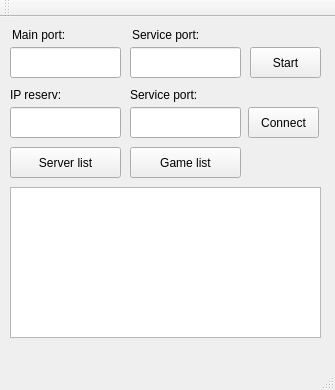
<?xml version="1.0" encoding="UTF-8"?>
<ui version="4.0">
 <class>Server</class>
 <widget class="QMainWindow" name="Server">
  <property name="geometry">
   <rect>
    <x>0</x>
    <y>0</y>
    <width>335</width>
    <height>390</height>
   </rect>
  </property>
  <property name="windowTitle">
   <string>Server</string>
  </property>
  <widget class="QWidget" name="centralWidget">
   <widget class="QLabel" name="label">
    <property name="geometry">
     <rect>
      <x>12</x>
      <y>10</y>
      <width>61</width>
      <height>16</height>
     </rect>
    </property>
    <property name="text">
     <string>Main port:</string>
    </property>
   </widget>
   <widget class="QLabel" name="label_2">
    <property name="geometry">
     <rect>
      <x>132</x>
      <y>10</y>
      <width>81</width>
      <height>16</height>
     </rect>
    </property>
    <property name="text">
     <string>Service port:</string>
    </property>
   </widget>
   <widget class="QPushButton" name="pushButton">
    <property name="geometry">
     <rect>
      <x>250</x>
      <y>30</y>
      <width>71</width>
      <height>31</height>
     </rect>
    </property>
    <property name="text">
     <string>Start</string>
    </property>
   </widget>
   <widget class="QTextEdit" name="textEdit_3">
    <property name="geometry">
     <rect>
      <x>10</x>
      <y>170</y>
      <width>311</width>
      <height>151</height>
     </rect>
    </property>
    <property name="readOnly">
     <bool>true</bool>
    </property>
   </widget>
   <widget class="QPushButton" name="pushButton_2">
    <property name="geometry">
     <rect>
      <x>10</x>
      <y>130</y>
      <width>111</width>
      <height>31</height>
     </rect>
    </property>
    <property name="text">
     <string>Server list</string>
    </property>
   </widget>
   <widget class="QPushButton" name="pushButton_3">
    <property name="geometry">
     <rect>
      <x>130</x>
      <y>130</y>
      <width>111</width>
      <height>31</height>
     </rect>
    </property>
    <property name="text">
     <string>Game list</string>
    </property>
   </widget>
   <widget class="QLabel" name="label_3">
    <property name="geometry">
     <rect>
      <x>130</x>
      <y>70</y>
      <width>81</width>
      <height>16</height>
     </rect>
    </property>
    <property name="text">
     <string>Service port:</string>
    </property>
   </widget>
   <widget class="QPushButton" name="pushButton_4">
    <property name="geometry">
     <rect>
      <x>248</x>
      <y>90</y>
      <width>71</width>
      <height>31</height>
     </rect>
    </property>
    <property name="text">
     <string>Connect</string>
    </property>
   </widget>
   <widget class="QLabel" name="label_4">
    <property name="geometry">
     <rect>
      <x>10</x>
      <y>70</y>
      <width>61</width>
      <height>16</height>
     </rect>
    </property>
    <property name="text">
     <string>IP reserv:</string>
    </property>
   </widget>
   <widget class="QLineEdit" name="lineEdit">
    <property name="geometry">
     <rect>
      <x>10</x>
      <y>30</y>
      <width>111</width>
      <height>31</height>
     </rect>
    </property>
   </widget>
   <widget class="QLineEdit" name="lineEdit_2">
    <property name="geometry">
     <rect>
      <x>130</x>
      <y>30</y>
      <width>111</width>
      <height>31</height>
     </rect>
    </property>
   </widget>
   <widget class="QLineEdit" name="lineEdit_5">
    <property name="geometry">
     <rect>
      <x>10</x>
      <y>90</y>
      <width>111</width>
      <height>31</height>
     </rect>
    </property>
   </widget>
   <widget class="QLineEdit" name="lineEdit_4">
    <property name="geometry">
     <rect>
      <x>130</x>
      <y>90</y>
      <width>111</width>
      <height>31</height>
     </rect>
    </property>
   </widget>
  </widget>
  <widget class="QMenuBar" name="menuBar">
   <property name="geometry">
    <rect>
     <x>0</x>
     <y>0</y>
     <width>335</width>
     <height>21</height>
    </rect>
   </property>
  </widget>
  <widget class="QToolBar" name="mainToolBar">
   <attribute name="toolBarArea">
    <enum>TopToolBarArea</enum>
   </attribute>
   <attribute name="toolBarBreak">
    <bool>false</bool>
   </attribute>
  </widget>
  <widget class="QStatusBar" name="statusBar"/>
 </widget>
 <layoutdefault spacing="6" margin="11"/>
 <resources/>
 <connections/>
</ui>
